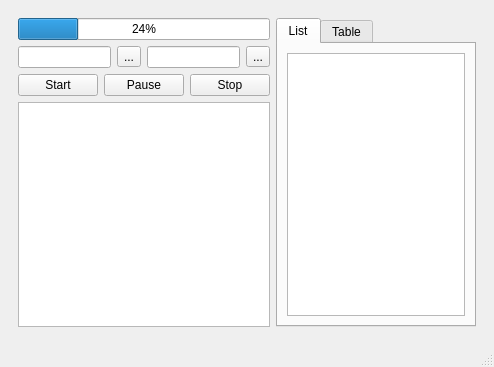
<?xml version="1.0" encoding="UTF-8"?>
<ui version="4.0">
 <class>MainWindow__filecopy</class>
 <widget class="QMainWindow" name="MainWindow__filecopy">
  <property name="geometry">
   <rect>
    <x>0</x>
    <y>0</y>
    <width>494</width>
    <height>367</height>
   </rect>
  </property>
  <property name="windowTitle">
   <string>Custom File Copy</string>
  </property>
  <widget class="QWidget" name="centralwidget">
   <layout class="QHBoxLayout" name="horizontalLayout_5">
    <item>
     <widget class="QStackedWidget" name="stackedWidget">
      <property name="currentIndex">
       <number>0</number>
      </property>
      <widget class="QWidget" name="page">
       <layout class="QHBoxLayout" name="horizontalLayout_6">
        <item>
         <layout class="QHBoxLayout" name="horizontalLayout_4">
          <item>
           <layout class="QVBoxLayout" name="verticalLayout">
            <item>
             <widget class="QProgressBar" name="progressBar">
              <property name="value">
               <number>24</number>
              </property>
             </widget>
            </item>
            <item>
             <layout class="QHBoxLayout" name="horizontalLayout">
              <item>
               <widget class="QLineEdit" name="lineEdit__srcdir"/>
              </item>
              <item>
               <widget class="QToolButton" name="toolButton__srcdir">
                <property name="text">
                 <string>...</string>
                </property>
               </widget>
              </item>
              <item>
               <widget class="QLineEdit" name="lineEdit__targetdir"/>
              </item>
              <item>
               <widget class="QToolButton" name="toolButton__targetdir">
                <property name="text">
                 <string>...</string>
                </property>
               </widget>
              </item>
             </layout>
            </item>
            <item>
             <layout class="QHBoxLayout" name="horizontalLayout_2">
              <item>
               <widget class="QPushButton" name="pushButton__start">
                <property name="text">
                 <string>Start</string>
                </property>
               </widget>
              </item>
              <item>
               <widget class="QPushButton" name="pushButton__pause">
                <property name="text">
                 <string>Pause</string>
                </property>
               </widget>
              </item>
              <item>
               <widget class="QPushButton" name="pushButton__stop">
                <property name="text">
                 <string>Stop</string>
                </property>
               </widget>
              </item>
             </layout>
            </item>
            <item>
             <widget class="QTextBrowser" name="textBrowser__debug"/>
            </item>
           </layout>
          </item>
          <item>
           <widget class="QTabWidget" name="tabWidget__filecopy">
            <property name="currentIndex">
             <number>0</number>
            </property>
            <widget class="QWidget" name="tab">
             <attribute name="title">
              <string>List</string>
             </attribute>
             <layout class="QVBoxLayout" name="verticalLayout_2">
              <item>
               <widget class="QListWidget" name="listWidget"/>
              </item>
             </layout>
            </widget>
            <widget class="QWidget" name="tab_2">
             <attribute name="title">
              <string>Table</string>
             </attribute>
             <layout class="QHBoxLayout" name="horizontalLayout_3">
              <item>
               <widget class="QTableWidget" name="tableWidget"/>
              </item>
             </layout>
            </widget>
           </widget>
          </item>
         </layout>
        </item>
       </layout>
      </widget>
      <widget class="QWidget" name="page_2">
       <layout class="QHBoxLayout" name="horizontalLayout_7">
        <item>
         <layout class="QVBoxLayout" name="verticalLayout_3">
          <item>
           <widget class="QLabel" name="label">
            <property name="font">
             <font>
              <family>Montserrat</family>
              <pointsize>16</pointsize>
             </font>
            </property>
            <property name="text">
             <string>Database Info</string>
            </property>
           </widget>
          </item>
          <item>
           <widget class="QTableView" name="tableView"/>
          </item>
         </layout>
        </item>
       </layout>
      </widget>
     </widget>
    </item>
   </layout>
  </widget>
  <widget class="QMenuBar" name="menubar">
   <property name="geometry">
    <rect>
     <x>0</x>
     <y>0</y>
     <width>494</width>
     <height>20</height>
    </rect>
   </property>
  </widget>
  <widget class="QStatusBar" name="statusbar"/>
 </widget>
 <resources/>
 <connections/>
</ui>
